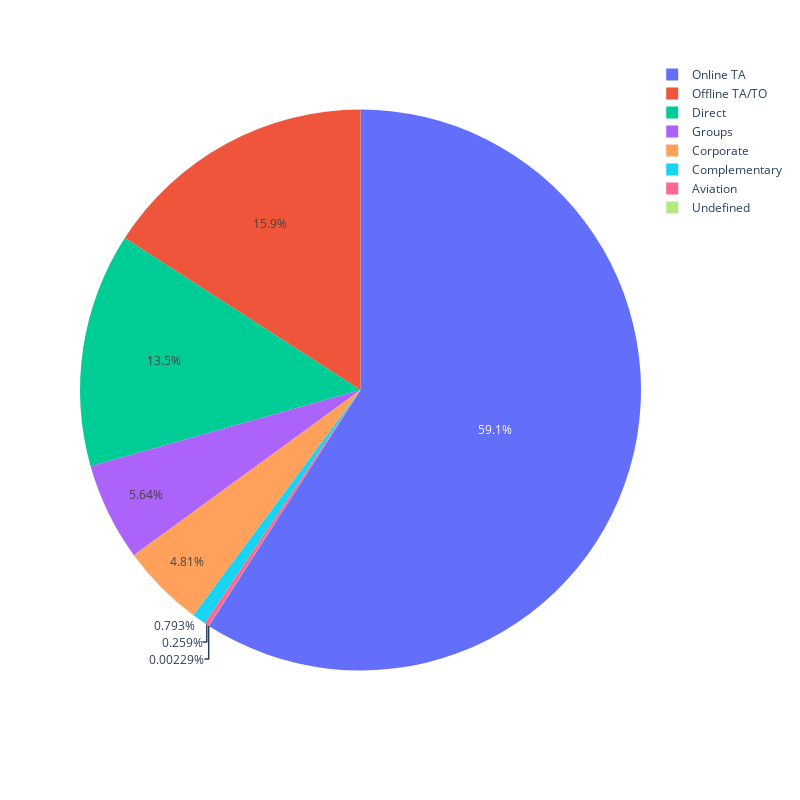

The code cell stored with this chart in its notebook:
### Code cell
fig = px.pie(data , 
      values = data['market_segment'].value_counts().values , 
      names = data['market_segment'].value_counts().index)
fig.update_layout(width=800,height=800)
fig.show()

### Figure 1 — Plotly figure (JSON) as saved in the notebook; plotly's stock layout.template omitted (floating-point values rounded to 4 significant figures)
{"data": [{"domain": {"x": [0, 1], "y": [0, 1]}, "hovertemplate": "label=%{label}<br>value=%{value}<extra></extra>", "labels": ["Online TA", "Offline TA/TO", "Direct", "Groups", "Corporate", "Complementary", "Aviation", "Undefined"], "legendgroup": "", "name": "", "showlegend": true, "type": "pie", "values": [51553, 13855, 11780, 4922, 4200, 692, 226, 2]}], "layout": {"height": 800, "legend": {"tracegroupgap": 0}, "margin": {"t": 60}, "width": 800}}
